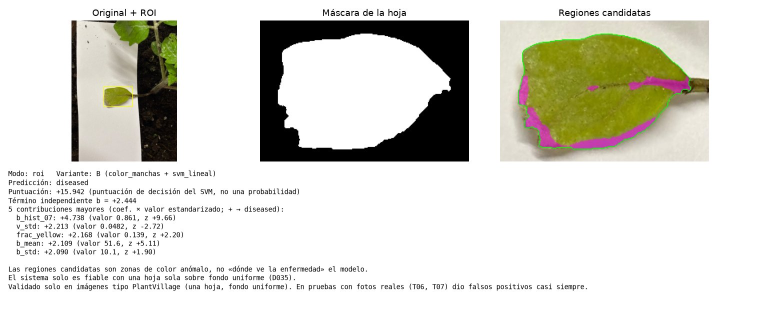
#> input picture experiments/own/v1/figures/a01_blanco_roi.jpg, 1540 x 660 px (shown at 1/2 size); its folder holds only this picture in this run
$ python predict.py --image ../experiments/own/v1/figures/a01_blanco_roi.jpg
#> lines starting #> are read from the running program, lines starting #| are printed output that depends on the picture
### src/external.py
"""Test externo en PlantDoc (T06): normalización, «no concluyente», métricas e hipótesis.

Todo lo que hay aquí se fija **antes** de procesar PlantDoc (regla de oro de T06). Los umbrales
salen solo de PlantVillage (``configs/external.json``); PlantDoc no ajusta nada.
"""

from __future__ import annotations

from pathlib import Path

import cv2
import numpy as np
import pandas as pd
from sklearn.metrics import roc_auc_score

from src import features as ft
from src import training as tr

QUALITY_COLUMNS = ["leaf_area_frac", "border_touch_frac", "mask_solidity"]
READINGS = ("all", "conclusive")

# --------------------------------------------------------------------------- imagen


def read_bgr(path: Path) -> np.ndarray | None:
    """Lee una imagen como BGR de 3 canales (gris y 4 canales se convierten); None si falla.

    ``IMREAD_COLOR`` descarta el canal alfa y replica el gris, igual que en PlantVillage.
    """
    return cv2.imread(str(path), cv2.IMREAD_COLOR)
#> returned value is the input picture: shape (660, 1540, 3); mean B, G, R 211.5, 219.3, 220


# [25 lines left out: functions normalize_size, quality_ranges, is_inconclusive_range, not called in this run]


def inconclusive_mask(table: pd.DataFrame, ranges: dict) -> np.ndarray:
    """Vector booleano de «no concluyente» para cada fila de una tabla de características."""
    return np.array([is_inconclusive_range(r, ranges) for r in table.to_dict("records")])


# [216 lines left out: functions extract_image, balanced_accuracy, _ba_replicas, paired_bootstrap_diff, bootstrap_ci, reading_metrics and 9 more, not called in this run]

### src/inference.py
"""Herramienta de inferencia (T07): una foto → máscara, regiones candidatas, predicción y motivo.

Encadena lo ya congelado en fases anteriores, sin ajustar nada nuevo:

1. normalización de T06 (lado mayor a 256 px);
2. segmentación: K-means de T03 (modo automático) o GrabCut inicializado con un rectángulo
   (modo ROI, práctica de segmentación);
3. «no concluyente» de T06 (D031/D035): máscara vacía o calidad fuera de los rangos de PlantVillage;
4. características ``v1`` (T04) y modelo ``exp2`` (T05) de la variante (B por defecto, D036).

Como B es un SVM **lineal** sobre características estandarizadas, su puntuación de decisión se
descompone exactamente en una suma de contribuciones por característica (``linear_contributions``).
La puntuación **no es una probabilidad** (regla 8 de ``AGENTS.md``).
"""

from __future__ import annotations

import json

import cv2
import joblib
import numpy as np

from src import external as ex
from src import features as ft
from src import segmentation as seg
from src import training as tr

SCORE_NOTE = "puntuación de decisión del SVM, no una probabilidad"
FIXED_WARNINGS = [
    "Las regiones candidatas son zonas de color anómalo, no «dónde ve la enfermedad» el modelo.",
    "El sistema solo es fiable con una hoja sola sobre fondo uniforme (D035).",
    "Validado solo en imágenes tipo PlantVillage (una hoja, fondo uniforme). En pruebas con "
    "fotos reales (T06, T07) dio falsos positivos casi siempre.",
]
LABELS = {0: "healthy", 1: "diseased"}

# --------------------------------------------------------------------------- ROI


# [276 lines left out: functions parse_roi, expand_roi, crop_roi, segment_roi, mask_to_original, load_configs and 9 more, not called in this run]


# --------------------------------------------------------------------------- interacción


def display_scale(shape: tuple[int, ...], max_side: int = 1000) -> float:
    """Factor para que la foto quepa en pantalla (nunca amplía)."""
    return min(1.0, max_side / max(shape[:2]))


def to_original(rois: list, scale: float) -> list[tuple[int, int, int, int]]:
    """Rectángulos dibujados sobre la foto reducida → coordenadas de la imagen original."""
    return [tuple(round(v / scale) for v in r) for r in rois if r[2] > 0 and r[3] > 0]


def select_rois(image_bgr: np.ndarray, window: str, multiple: bool) -> list:
    """Dibuja una o varias ROI (``cv2.selectROI(s)``) en la foto reducida; las da en la original."""
#> called with window = 'ROI: arrastra y pulsa ENTER', multiple = False
    scale = display_scale(image_bgr.shape)
#> scale = 0.649
    small = cv2.resize(image_bgr, None, fx=scale, fy=scale, interpolation=cv2.INTER_AREA)
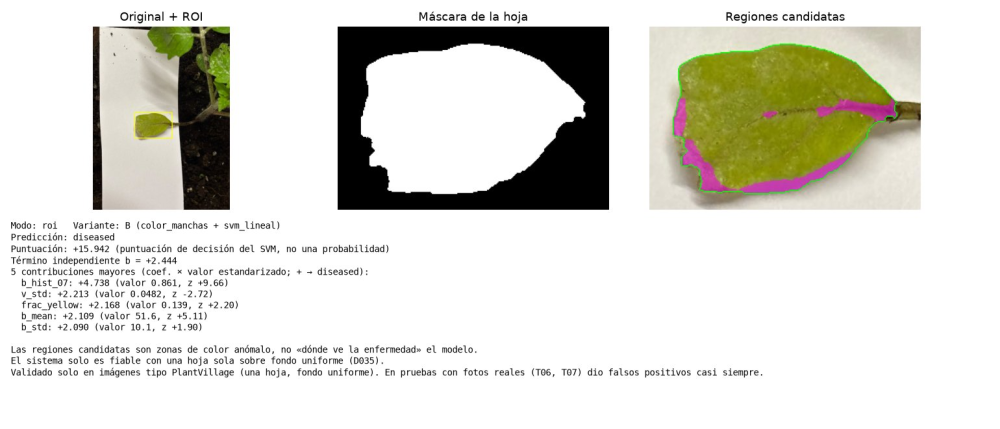
#> small: shape (429, 1000, 3); mean B, G, R 211.6, 219.3, 220.1
    if multiple:
        rois = cv2.selectROIs(window, small, showCrosshair=False)
    else:
#> (the run stopped early here; a loop or call above may not have finished)

$ run again, on experiments/own/v1/figures/c01_gris_auto.jpg
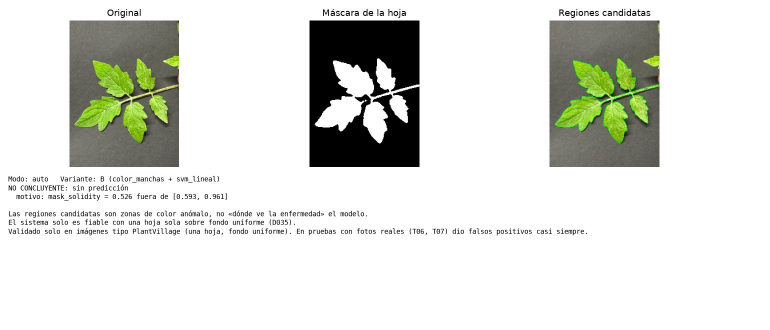
#> input picture experiments/own/v1/figures/c01_gris_auto.jpg, 1540 x 660 px (shown at 1/2 size)
#> in read_bgr, returned value is the input picture: shape (660, 1540, 3); mean B, G, R 218.1, 223.3, 221.6
#> in select_rois, `small = cv2.resize(image_bgr, None, fx=scale, fy=scale, interpolation=..`:
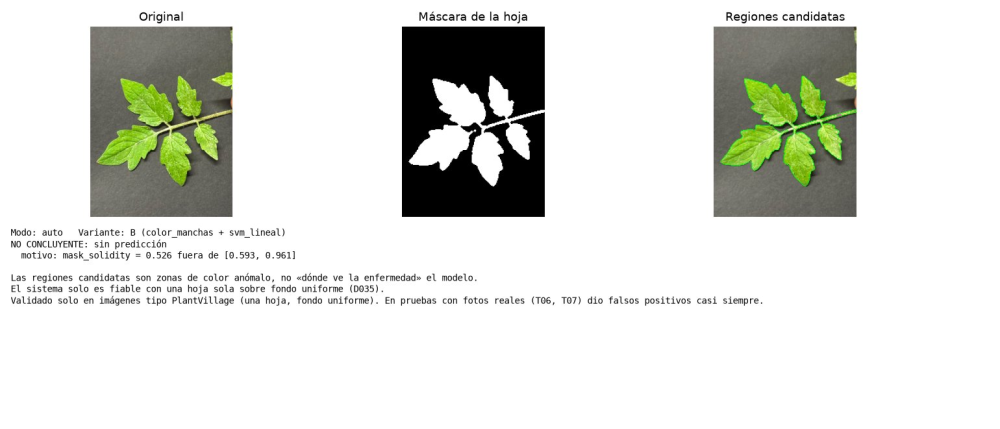
#> small: shape (429, 1000, 3); mean B, G, R 218.2, 223.4, 221.7

$ run again, on experiments/own/v1/figures/c01_gris_roi.jpg
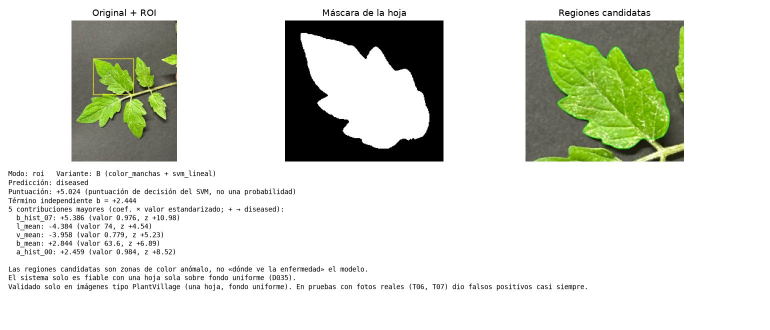
#> input picture experiments/own/v1/figures/c01_gris_roi.jpg, 1540 x 660 px (shown at 1/2 size)
#> in read_bgr, returned value is the input picture: shape (660, 1540, 3); mean B, G, R 210.8, 220.2, 217.1
#> in select_rois, `small = cv2.resize(image_bgr, None, fx=scale, fy=scale, interpolation=..`:
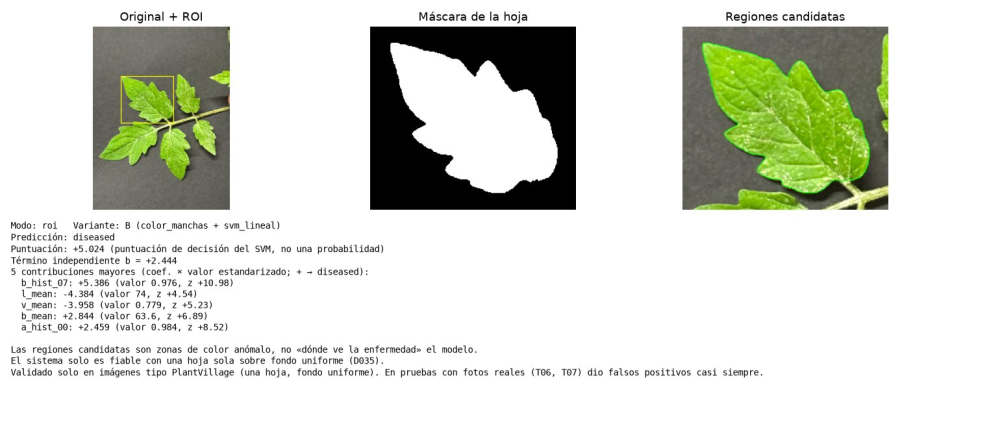
#> small: shape (429, 1000, 3); mean B, G, R 210.9, 220.2, 217.1
